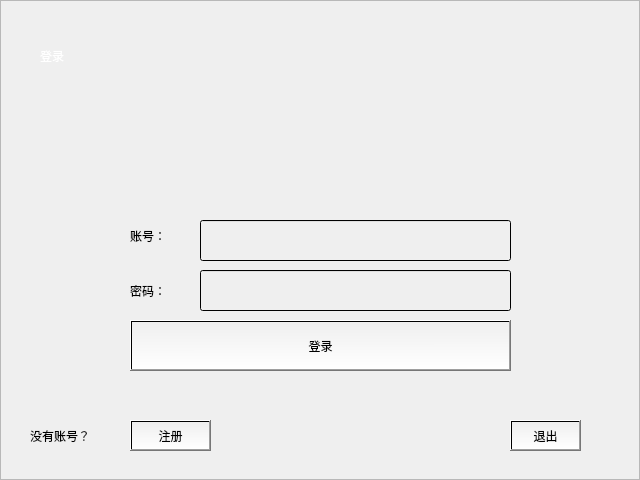
<?xml version="1.0" encoding="UTF-8"?>
<ui version="4.0">
 <class>loginUI</class>
 <widget class="QMainWindow" name="loginUI">
  <property name="geometry">
   <rect>
    <x>0</x>
    <y>0</y>
    <width>640</width>
    <height>480</height>
   </rect>
  </property>
  <property name="minimumSize">
   <size>
    <width>640</width>
    <height>480</height>
   </size>
  </property>
  <property name="maximumSize">
   <size>
    <width>640</width>
    <height>480</height>
   </size>
  </property>
  <property name="windowTitle">
   <string>登陆</string>
  </property>
  <widget class="QWidget" name="centralWidget">
   <widget class="QFrame" name="frame">
    <property name="geometry">
     <rect>
      <x>0</x>
      <y>0</y>
      <width>640</width>
      <height>480</height>
     </rect>
    </property>
    <property name="minimumSize">
     <size>
      <width>640</width>
      <height>480</height>
     </size>
    </property>
    <property name="maximumSize">
     <size>
      <width>640</width>
      <height>480</height>
     </size>
    </property>
    <property name="styleSheet">
     <string notr="true">#frame{
background-image: url(:/BG.png);
}</string>
    </property>
    <property name="frameShape">
     <enum>QFrame::StyledPanel</enum>
    </property>
    <property name="frameShadow">
     <enum>QFrame::Raised</enum>
    </property>
    <widget class="QLineEdit" name="lineEdit_account">
     <property name="geometry">
      <rect>
       <x>200</x>
       <y>220</y>
       <width>311</width>
       <height>41</height>
      </rect>
     </property>
     <property name="styleSheet">
      <string notr="true">background-color: qlineargradient(spread:pad, x1:0, y1:1, x2:0, y2:1, stop:0 rgba(0, 0, 0, 0), stop:1 rgba(255, 255, 255, 255));
font: 25 16pt &quot;等线 Light&quot;;</string>
     </property>
    </widget>
    <widget class="QLabel" name="label_account">
     <property name="geometry">
      <rect>
       <x>130</x>
       <y>220</y>
       <width>71</width>
       <height>31</height>
      </rect>
     </property>
     <property name="styleSheet">
      <string notr="true">font: 12pt &quot;微软雅黑&quot;;</string>
     </property>
     <property name="text">
      <string>账号：</string>
     </property>
    </widget>
    <widget class="QLabel" name="label_password">
     <property name="geometry">
      <rect>
       <x>130</x>
       <y>270</y>
       <width>71</width>
       <height>41</height>
      </rect>
     </property>
     <property name="styleSheet">
      <string notr="true">font: 12pt &quot;微软雅黑&quot;;</string>
     </property>
     <property name="text">
      <string>密码：</string>
     </property>
    </widget>
    <widget class="QLineEdit" name="lineEdit_password">
     <property name="geometry">
      <rect>
       <x>200</x>
       <y>270</y>
       <width>311</width>
       <height>41</height>
      </rect>
     </property>
     <property name="styleSheet">
      <string notr="true">background-color: qlineargradient(spread:pad, x1:0, y1:1, x2:0, y2:1, stop:0 rgba(0, 0, 0, 0), stop:1 rgba(255, 255, 255, 255));
font: 25 16pt &quot;等线 Light&quot;;</string>
     </property>
     <property name="echoMode">
      <enum>QLineEdit::Password</enum>
     </property>
    </widget>
    <widget class="QPushButton" name="pushButton_login">
     <property name="geometry">
      <rect>
       <x>130</x>
       <y>320</y>
       <width>381</width>
       <height>51</height>
      </rect>
     </property>
     <property name="tabletTracking">
      <bool>false</bool>
     </property>
     <property name="styleSheet">
      <string notr="true">background-color: qlineargradient(spread:pad, x1:0.503, y1:0.0227273, x2:0.512, y2:1, stop:0 rgba(0, 0, 0, 0), stop:1 rgba(255, 255, 255, 255));
font: 75 12pt &quot;等线&quot;;</string>
     </property>
     <property name="text">
      <string>登录</string>
     </property>
    </widget>
    <widget class="QLabel" name="label_account_2">
     <property name="geometry">
      <rect>
       <x>40</x>
       <y>30</y>
       <width>91</width>
       <height>51</height>
      </rect>
     </property>
     <property name="styleSheet">
      <string notr="true">font: 26pt &quot;微软雅黑&quot;;
color:rgb(255, 255, 255);</string>
     </property>
     <property name="text">
      <string>登录</string>
     </property>
    </widget>
    <widget class="QLabel" name="label_NoAccount">
     <property name="geometry">
      <rect>
       <x>30</x>
       <y>410</y>
       <width>91</width>
       <height>51</height>
      </rect>
     </property>
     <property name="styleSheet">
      <string notr="true">font: 10pt &quot;等线&quot;;</string>
     </property>
     <property name="text">
      <string>没有账号？</string>
     </property>
    </widget>
    <widget class="QPushButton" name="pushButton_register">
     <property name="geometry">
      <rect>
       <x>130</x>
       <y>420</y>
       <width>81</width>
       <height>31</height>
      </rect>
     </property>
     <property name="styleSheet">
      <string notr="true">background-color: qlineargradient(spread:pad, x1:0.503, y1:0.0227273, x2:0.512, y2:1, stop:0 rgba(0, 0, 0, 0), stop:1 rgba(255, 255, 255, 255));
font: 10pt &quot;等线&quot;;</string>
     </property>
     <property name="text">
      <string>注册</string>
     </property>
    </widget>
    <widget class="QPushButton" name="pushButton_exit">
     <property name="geometry">
      <rect>
       <x>510</x>
       <y>420</y>
       <width>71</width>
       <height>31</height>
      </rect>
     </property>
     <property name="styleSheet">
      <string notr="true">background-color: qlineargradient(spread:pad, x1:0.503, y1:0.0227273, x2:0.512, y2:1, stop:0 rgba(0, 0, 0, 0), stop:1 rgba(255, 255, 255, 255));
font: 10pt &quot;等线&quot;;</string>
     </property>
     <property name="text">
      <string>退出</string>
     </property>
    </widget>
   </widget>
  </widget>
 </widget>
 <layoutdefault spacing="6" margin="11"/>
 <resources/>
 <connections/>
</ui>
